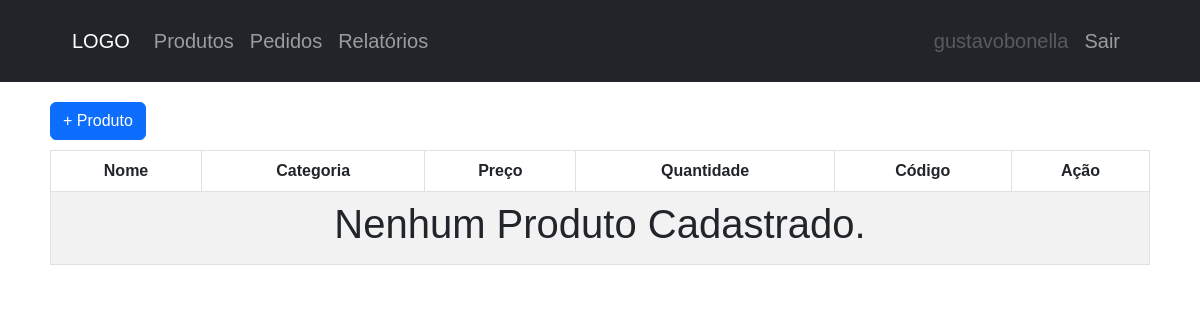
The app's page / (signed in), older data.
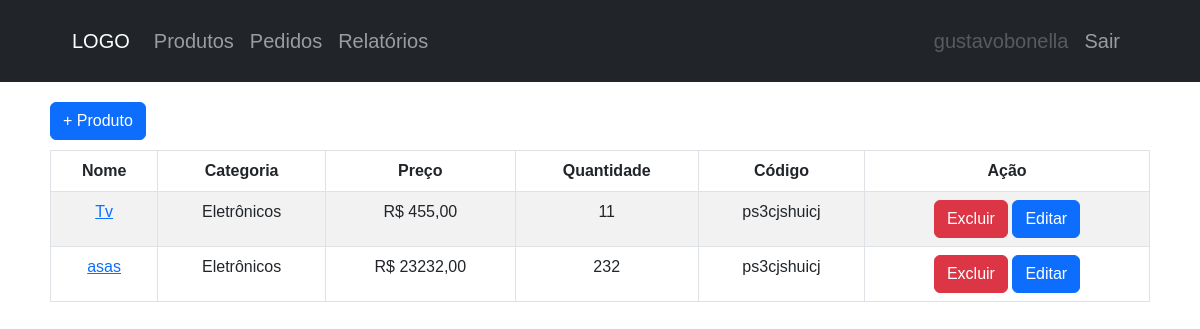
The same page, newer data.
### estoqueADS/models.py (models this page shows, shortened)
class Produtos(models.Model):
    criador = models.ForeignKey(User, on_delete=models.CASCADE)
    nome = models.CharField(max_length=255)
    imagem = models.ImageField(blank=True)
    categoria = models.ForeignKey(Categoria, on_delete=models.CASCADE, blank=True)
    preco = models.DecimalField(decimal_places=2, max_digits=9)
    descricao = models.TextField()
    quantidade = models.IntegerField()
    codigo = models.CharField(max_length=12)
    em_estoque = models.BooleanField()
    data_criacao = models.DateField()
    class Meta:
        verbose_name = "Produto"
        verbose_name_plural = "Produtos"

class Categoria(models.Model):
    nome = models.CharField(max_length=255)
    def __str__(self):
        return self.nome

### estoqueADS/views.py (the view)
# urls.py: path('', views.index, name='index'),
@login_required(redirect_field_name='login')
def index(request):
    query = request.GET.get('q', '')
    print(query)
    produtos = Produtos.objects.filter(criador_id=request.user.id, nome__icontains=query).order_by('id')
    return render(request, 'pages/index.html', {'produtos':produtos})

### estoqueADS/templates/pages/index.html (shortened to what this page needs)
{% load static %}
<!DOCTYPE html>
<html lang="pt-BR">
<head>
    <link href="https://cdn.jsdelivr.net/npm/bootstrap@5.3.0-alpha1/dist/css/bootstrap.min.css" rel="stylesheet">
    <link rel="stylesheet" href="{% static 'css/style.css' %}">
</head>
<body>
    <header>
        <nav class="navbar navbar-expand-lg navbar-dark bg-dark">
            <div class="container-fluid">
                <a class="navbar-brand" href="#">LOGO</a>
                <div class="collapse navbar-collapse" id="navbarNav">
                    <ul class="navbar-nav">
                        <li class="nav-item">
                            <a class="nav-link" href="{% url 'index' %}">Produtos</a>
                        </li>
                        <li class="nav-item">
                            <a class="nav-link" href="#">Pedidos</a>
                        </li>
                        <li class="nav-item">
                            <a class="nav-link" href="#">Relatórios</a>
                        </li>
                    </ul>
                    <ul class="navbar-nav ms-auto">
                        <li class="nav-item">
                            <a class="nav-link disabled" href="#" tabindex="-1" aria-disabled="true">{{user}}</a>
                        </li>
                        <li class="nav-item">
                            <a class="nav-link" href="{% url 'logout' %}">Sair</a>
                        </li>
                    </ul>
                </div>
            </div>
        </nav>
    </header>
    <main>
        <a href="{% url 'adicionar-produto' %}" class="btn btn-primary">+ Produto</a>
        <div class="table-responsive">
            <table class="table table-striped table-bordered">
                <thead class="bg-dark text-white">
                    <tr>
                        <th>Nome</th>
                        <th>Categoria</th>
                        <th>Preço</th>
                        <th>Quantidade</th>
                        <th>Código</th>
                        <th>Ação</th>
                    </tr>
                </thead>
                <tbody>
                    {% if produtos %}
                    {% for produto in produtos %}
                    <tr>
                        <td>
                            <a href="{% url 'produto' produto.id %}">{{ produto.nome }}</a>
                        </td>
                        <td>{{ produto.categoria }}</td>
                        <td>R$ {{ produto.preco }}</td>
                        <td>{{ produto.quantidade }}</td>
                        <td>{{ produto.codigo }}</td>
                        <td>
                            <a href="{% url 'excluir' produto.id %}" class="btn btn-danger">Excluir</a>
                            <a href="#" class="btn btn-primary">Editar</a>
                        </td>
                    </tr>
                    {% endfor %}
                    {% else %}
                    <tr>
                        <td colspan="6"><h1 class="text-center">Nenhum Produto Cadastrado.</h1></td>
                    </tr>
                    {% endif %}
                </tbody>
            </table>
        </div>
    </main>
</body>
</html>

### templates/static/css/style.css (style rules this page uses)
* { margin: 0; padding: 0; list-style: none; text-decoration: none; font-family: 'Gill Sans', 'Gill Sans MT', Calibri, 'Trebuchet MS', sans-serif; }
header { position: relative; }
.navbar { display: flex; align-items: center; justify-content: center; padding: 1.5% 5%; }
.nav-item { display: flex; gap: 50px; font-size: 20px; }
main { padding: 20px 50px; }
table { margin: 10px 0; width: 100%; text-align: center; border-collapse: collapse; border-radius: 30px 30px 0 0; }
main > a { padding: 6px 2%; background-color: rgba(19, 10, 192, 0.694); border-radius: 12px; color: white; font-size: 20px; border: none; cursor: pointer; }
th { background-color: rgba(19, 10, 192, 0.694); padding: 10px; color: white; }
td { padding: 10px; }
tr:nth-child(even) { background-color: rgba(128, 128, 128, 0.251); }

Row changes from the older to the newer data that the page shows:
added Produtos: nome "Tv", categoria "Eletrônicos", preco "455,00", quantidade "11", codigo "ps3cjshuicj"
added Produtos: nome "asas", categoria "Eletrônicos", preco "23232,00", quantidade "232", codigo "ps3cjshuicj"
Text that changed along with them:
text no longer shown: "Nenhum Produto Cadastrado."
